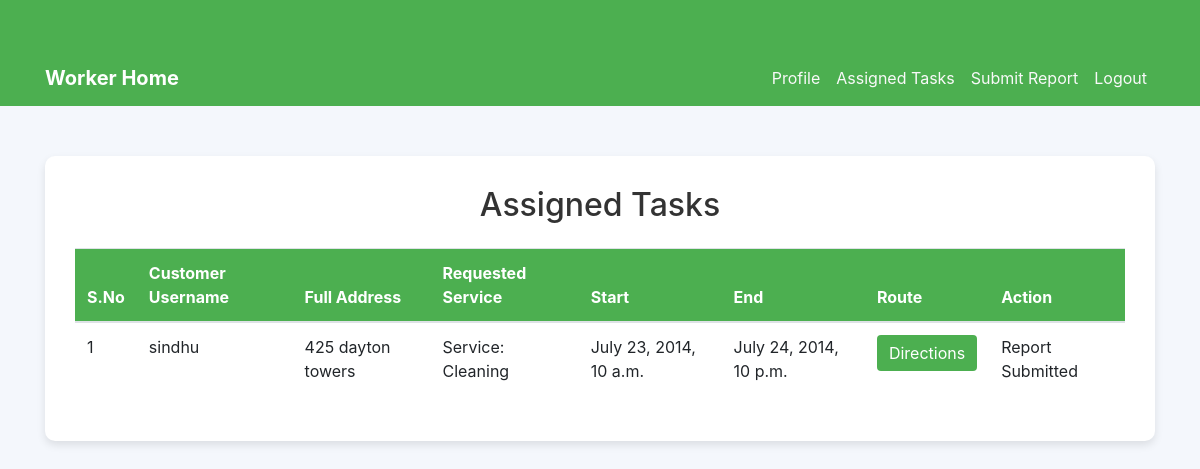
/worker/workercompletedtask (signed in), run on the app's committed database.
### wfmadmin/models.py (models this page shows, shortened)
class Assignment(models.Model):
    id = models.AutoField(primary_key=True)
    worker = models.ForeignKey(worker, on_delete=models.CASCADE)
    customer = models.ForeignKey(customer, on_delete=models.CASCADE)
    request = models.ForeignKey(CustomerServiceRequest, on_delete=models.CASCADE)
    title = models.CharField(max_length=100)
    start = models.DateTimeField()
    end = models.DateTimeField()
    status = models.CharField(max_length=100, default='none')
    created_at = models.DateTimeField(auto_now_add=True)

class customer(models.Model):
    id = models.AutoField(primary_key=True)
    firstname = models.CharField(max_length=30)
    lastname = models.CharField(max_length=30)
    address = models.CharField(max_length=100)
    city = models.CharField(max_length=20)
    state = models.CharField(max_length=20)
    country = models.CharField(max_length=20)
    username = models.CharField(max_length=20)
    email = models.EmailField(max_length=20)
    number = models.IntegerField()
    password = models.CharField(max_length=20)
    status = models.BooleanField(default=False)
    created_at = models.DateTimeField(auto_now_add=True)

class CustomerServiceRequest(models.Model):
    id = models.AutoField(primary_key=True)
    user_id = models.CharField(max_length=100)
    fullname = models.CharField(max_length=100)
    fulladdress = models.CharField(max_length=255)
    location = models.CharField(max_length=1024)
    service = models.CharField(max_length=100)
    start_date = models.DateField()
    end_date = models.DateField()
    start_time = models.TimeField()
    end_time = models.TimeField()
    status = models.CharField(max_length=100, default='none')
    pri_status = models.CharField(max_length=100, default='none')
    ser_status = models.BooleanField(default=True)
    created_at = models.DateTimeField(auto_now_add=True)

### worker/views.py (the view)
# urls.py: path('workercompletedtask', workercompletedtask, name='workercompletedtask'),
def workercompletedtask(request):
    user_id = request.session.get('worker_id')
    completed_assignments = Assignment.objects.filter(worker=user_id, status='complete').order_by('-created_at')
    completed_assignments = completed_assignments.annotate(
        report_exists=Exists(WorkReport.objects.filter(assignment=OuterRef('pk')))
    )
    return render(request, 'worker/workercompletedtask.html', {'customer_request': completed_assignments})

### templates/worker/workercompletedtask.html (shortened to what this page needs)
<!DOCTYPE html>
<html lang="en">
<head>
  <link href="https://stackpath.bootstrapcdn.com/bootstrap/4.5.2/css/bootstrap.min.css" rel="stylesheet">
  <link rel="stylesheet" href="https://cdnjs.cloudflare.com/ajax/libs/font-awesome/5.15.3/css/all.min.css">
</head>
<body>
  <nav class="navbar navbar-expand-lg navbar-dark">
    <div class="container">
      <a class="navbar-brand" href="#">Worker Home</a>
      <div class="collapse navbar-collapse" id="navbarNav">
        <ul class="navbar-nav ml-auto">
          <li class="nav-item">
            <a class="nav-link" href="{% url 'workerprofile' %}">Profile</a>
          </li>
          <li class="nav-item">
            <a class="nav-link" href="{% url 'workerviewassignedtask' %}">Assigned Tasks</a>
          </li>
          <li class="nav-item">
            <a class="nav-link" href="{% url 'workersubmitreport' %}">Submit Report</a>
          </li>
          <li class="nav-item">
            <a class="nav-link" href="{% url 'workerlogout' %}">Logout</a>
          </li>
        </ul>
      </div>
    </div>
  </nav>
  <section id="contact" class="contact mt-4">
    <div class="container">
      <div class="form-container">
        <div class="section-title text-center mb-4">
          <h2>Assigned Tasks</h2>
        </div>
        <div class="table-responsive">
          <table class="table">
            <thead>
              <tr>
                <th>S.No</th>
                <th>Customer Username</th>
                <th>Full Address</th>
                <th>Requested Service</th>
                <th>Start</th>
                <th>End</th>
                <th>Route</th>
                <th>Action</th>
              </tr>
            </thead>
            <tbody>
              {% for req in customer_request %}
              <tr>
                <td>{{ forloop.counter }}</td>
                <td>{{ req.customer.username }}</td>
                <td>{{ req.request.fulladdress }}</td>
                <td>{{ req.title }}</td>
                <td>{{ req.start }}</td>
                <td>{{ req.end }}</td>
                <td>
                  <a href="{{ req.request.location }}" target="_blank" class="btn btn-primary">Directions</a>
                </td>
                <td>
                  {% if not req.report_exists %}
                  <a href="{% url 'workersubmitreport' %}?assignment_id={{ req.id }}" class="btn btn-secondary">Submit Report</a>
                  {% else %}
                  <span>Report Submitted</span>
                  {% endif %}
                </td>
              </tr>
              {% endfor %}
            </tbody>
          </table>
        </div>
      </div>
    </div>
  </section>
</body>
</html>

### templates/worker/workercompletedtask.html (style rules this page uses)
body { background-color: #f4f7fc; color: #333; }
.navbar { background-color: #4CAF50; }
.navbar-brand { font-weight: bold; color: #fff !important; }
.nav-link { color: #f9f9f9 !important; }
.container { margin-top: 50px; }
.form-container { background-color: #fff; padding: 30px; border-radius: 10px; box-shadow: 0 4px 8px rgba(0, 0, 0, 0.1); }
.btn-primary { background-color: #4CAF50; border: none; color: #fff; }
.table thead { background-color: #4CAF50; color: #fff; }
.table tbody tr:nth-child(odd) { background-color: #fff; }

### data on the page
Assignment: customer.username "sindhu", request.fulladdress "425 dayton towers", title "Service: Cleaning", start "July 23, 2014, 10 a.m.", end "July 24, 2014, 10 p.m.", shows "Report Submitted"
